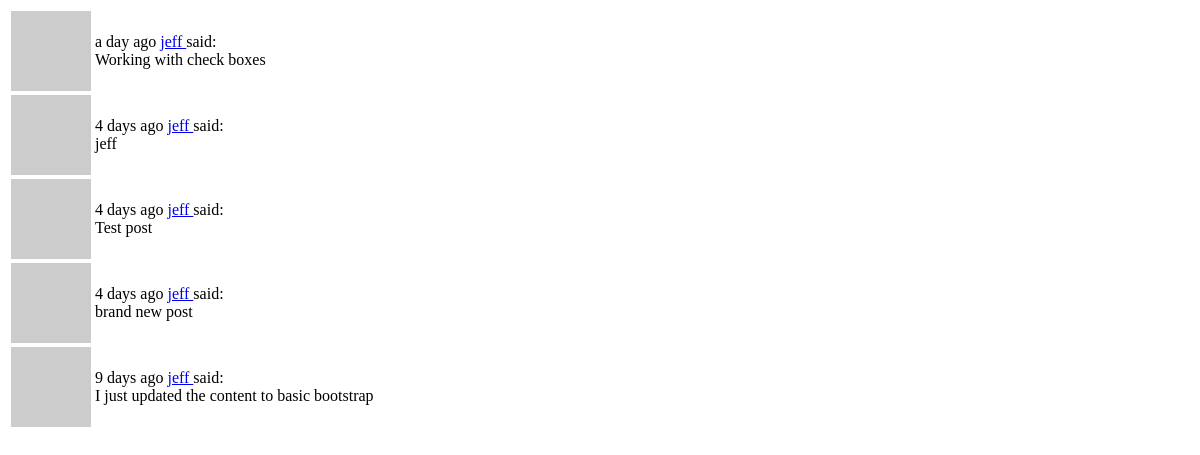
Before: /post_table (signed in) with the older database file.
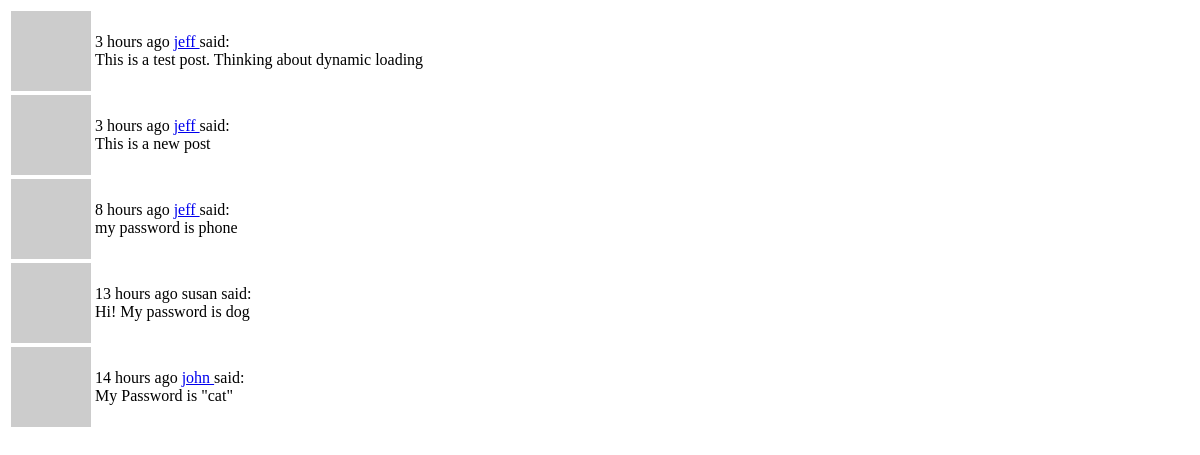
After: the same page with the newer database file.
### webapp/models.py (models this page shows, shortened)
class Post(db.Model):
    id = db.Column(db.Integer, primary_key=True)
    body = db.Column(db.String(140))
    timestamp = db.Column(db.DateTime, index=True, default=datetime.utcnow)
    user_id = db.Column(db.Integer, db.ForeignKey('user.id'))

class User(UserMixin, db.Model):
    id = db.Column(db.Integer, primary_key=True)
    username = db.Column(db.String(64), index=True, unique=True)
    email = db.Column(db.String(120), index=True, unique=True)
    password_hash = db.Column(db.String(128))
    posts = db.relationship('Post', backref='author', lazy='dynamic')
    about_me = db.Column(db.String(140))
    last_seen = db.Column(db.DateTime, default=datetime.utcnow)
    followed = db.relationship(
        'User', secondary=followers,
        primaryjoin=(followers.c.follower_id == id),
        secondaryjoin=(followers.c.followed_id == id),
        backref=db.backref('followers', lazy='dynamic'), lazy='dynamic')
    def followed_posts(self):
        followed = Post.query.join(
            followers, (followers.c.followed_id == Post.user_id)).filter(
                followers.c.follower_id == self.id)
        own = Post.query.filter_by(user_id=self.id)
        return followed.union(own).order_by(Post.timestamp.desc())
    def avatar(self, size):
        digest = md5(self.email.lower().encode('utf-8')).hexdigest()
        return 'https://www.gravatar.com/avatar/{}?d=identicon&s={}'.format(digest, size)

### webapp/routes.py (the view)
@webapp.route('/post_table', methods=['GET'])
@login_required
def get_post_table():
    print('Chilling in get_post table')
    page, others, posts = get_page_others()
    print(f'others={others}, page={page}')
    temp_val = render_template('_post_table.html', posts=posts)
    return temp_val

### webapp/models.py (called while the page is built)
@login.user_loader
def load_user(id):
    return User.query.get(int(id))

### webapp/routes.py (called while the page is built, shortened)
def get_page_others():
    page = request.args.get('page', 1, type=int)
    c_others = "yes" if webapp.config['BLOG_SHOW_OTHERS'] else "yes"
    others = request.args.get('others', c_others, type=str)
    if others == "yes":
        max_pages = round(0.5 + current_user.followed_posts().count() / webapp.config['POSTS_PER_PAGE'])
        if page > max_pages:
            page = max_pages
        posts = current_user.followed_posts().paginate(page=page,
                                                       per_page=webapp.config['POSTS_PER_PAGE'],
                                                       error_out=False)
    return [page, others, posts ]

@webapp.before_request
def before_request():
    if current_user.is_authenticated:
        current_user.last_seen = datetime.utcnow()
        db.session.commit()

### webapp/templates/_post_table.html
<table id="post_table" class="blog">
    {% for post in posts %}
       {% include '_post.html' %}
    {% endfor %}
</table>

### webapp/templates/_post.html
<tr class="blog">
    <td class="blog"><img src="{{ post.author.avatar(36) }}"></td>
    <td class="blog"><span class="blogname">
            <span class="timestamp">{{ moment(post.timestamp).fromNow() }}</span>
        {% if current_user.username != post.author.username %}
            <a href="{{  url_for('user', username=post.author.username) }}"> {{ post.author.username }} </a></span>
        {% else %}
            {{ post.author.username }}
        {% endif %} </span>
        said: <br><span class="blogpost"> {{  post.body }}</span></td>
</tr>

Changed rows visible on the page:
no longer on this page (row unchanged): Post: timestamp "a day ago", author.username "jeff", body "Working with check boxes"
no longer on this page (row unchanged): Post: timestamp "4 days ago", author.username "jeff", body "jeff"
no longer on this page (row unchanged): Post: timestamp "4 days ago", author.username "jeff", body "Test post"
no longer on this page (row unchanged): Post: timestamp "4 days ago", author.username "jeff", body "brand new post"
no longer on this page (row unchanged): Post: timestamp "9 days ago", author.username "jeff", body "I just updated the content to basic bootstrap"
added Post: timestamp "3 hours ago", author.username "jeff", body "This is a test post. Thinking about dynamic loading"
added Post: timestamp "3 hours ago", author.username "jeff", body "This is a new post"
added Post: timestamp "8 hours ago", author.username "jeff", body "my password is phone"
added Post: timestamp "13 hours ago", author.username "susan", body "Hi! My password is dog"
now on this page (row unchanged): Post: timestamp "14 hours ago", author.username "john", body "My Password is \"cat\""
